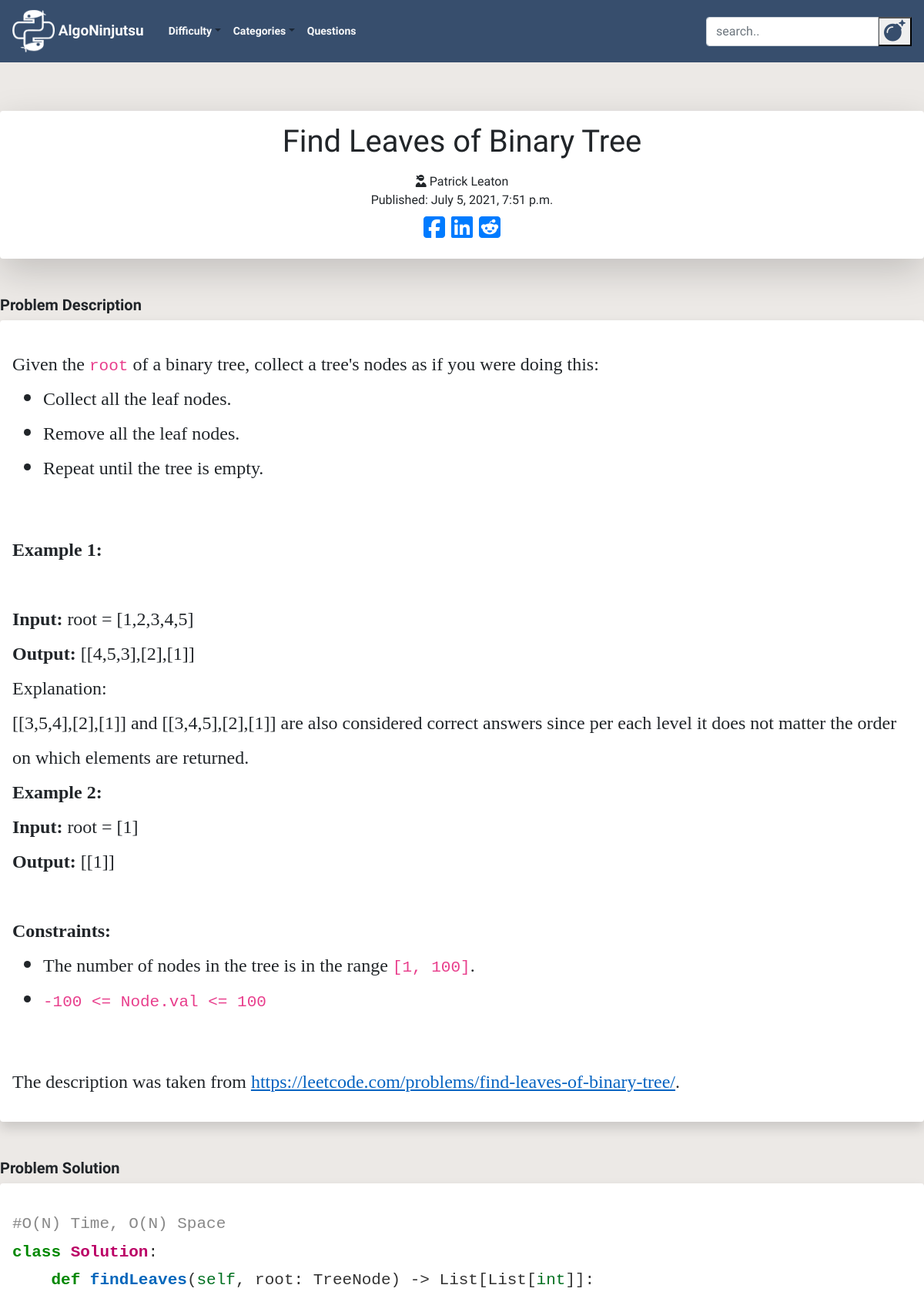
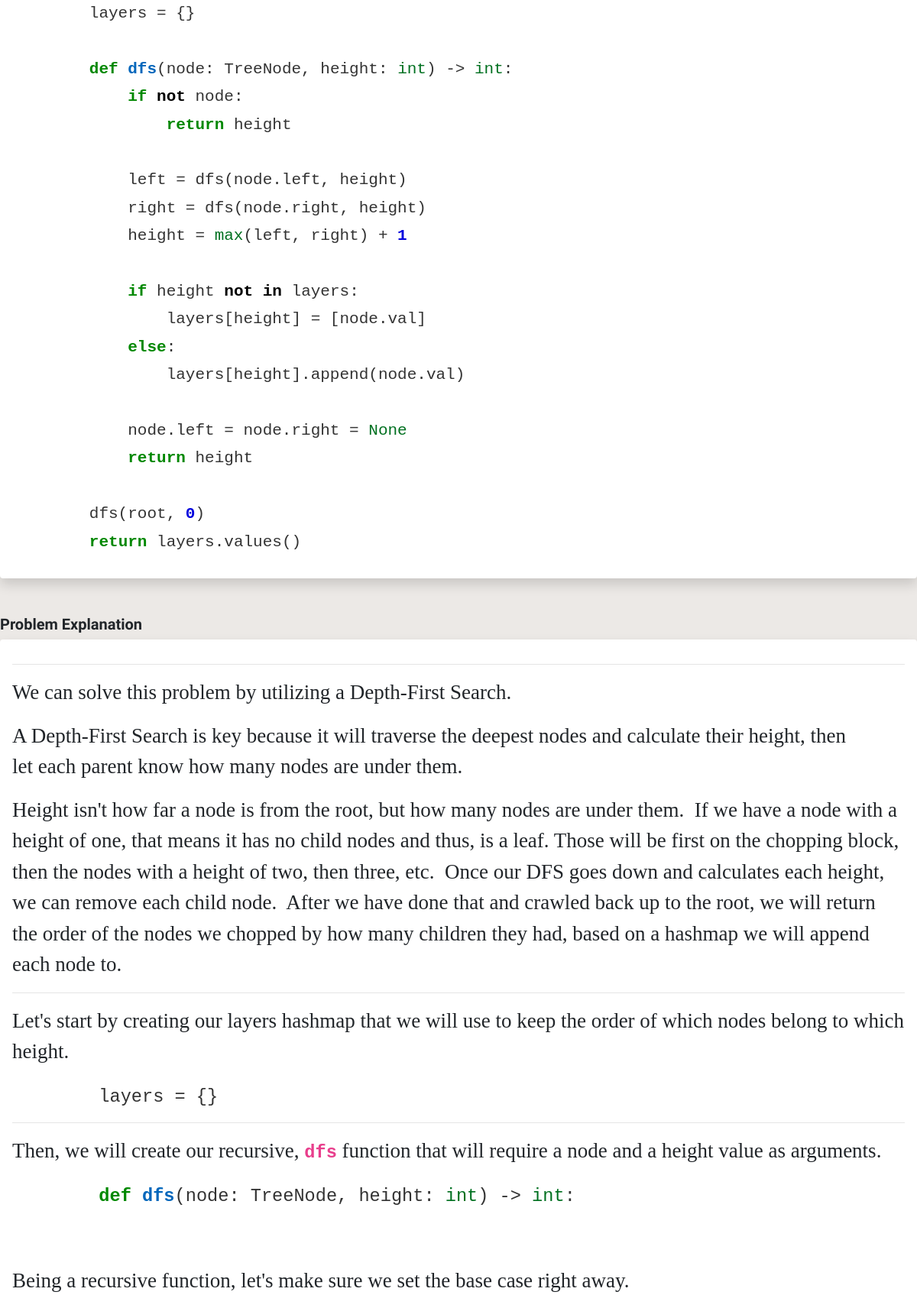
Screenshot of /post/197/ (upper part) with the database file from the repository (2 pictures, top to bottom).
### blog/models.py (models this page shows, shortened)
class Post(models.Model):
    author = models.TextField()
    title = RichTextField()
    category = models.TextField(choices = CATEGORY_CHOICES, default = 'arrays')
    alt_category = models.TextField(choices = CATEGORY_CHOICES, blank=True, null = True)
    difficulty = models.TextField(choices = DIFFICULTY_CHOICES, default = 'easy')
    description = RichTextField()
    text = RichTextField()
    explanation = RichTextField()
    additional_notes = RichTextField(blank=True, null = True)
    published_date = models.DateTimeField(blank=True, null=True)

### blog/views.py (the view)
# urls.py: path('post/<int:pk>/', views.PostDetailView.as_view(), name='post_detail'),
class PostDetailView(DetailView):
    model = Post

### blog/static/templates/blog/post_detail.html (shortened to what this page needs)
{% extends 'blog/base.html' %}
{% block content %}
<div class="pops col-md-12">
  <div class="detail_title shadow-lg p-3 mb-5 bg-white rounded">
    <div align="center">
      <h1 class="posttitle">{{post.title|safe}}</h1>
      <i class="fas fa-user-ninja"></i>
      {{post.author}}
    </div>
    {% if post.published_date %}
    <div class="date postdate">
      Published: {{ post.published_date }}
    </div>
    {% else %}
    <a class="btn btn-default" href="{% url 'post_publish' pk=post.pk%}">Publish</a>
    {% endif %}
    <div class="fa-2x social_links" align="center">
      <a href="https://www.facebook.com/sharer/sharer.php?u={{request.build_absolute_uri}}">
        <i class="fab fa-facebook-square"></i>
      </a>
        <a href="https://www.linkedin.com/shareArticle?mini=true&url={{request.build_absolute_uri}}&title=AlgoNinjutsu&summary=Check%20out%20this%20article%20from%20Gaijin%20Gaming%20&source={{request.build_absolute_uri}}">
        <i class="fab fa-linkedin"></i>
      </a>
      <a href="http://www.reddit.com/submit?url={{request.build_absolute_uri}}&title=Check%20out%20this%20article%20from%20AlgoNinjutsu">
        <i class="fab fa-reddit-square"></i>
      </a>
     </div>
  </div>
<h5><b>Problem Description</b></h5>
  <div class="postdescription shadow p-3 mb-5 bg-white rounded">
      <p>{{ post.description|safe}}</p>
  </div>
<h5><b>Problem Solution</b></h5>
  <div class="posttext shadow p-3 mb-5 bg-white rounded">
      <p>{{ post.text|safe}}</p>
  </div>
<h5><b>Problem Explanation</b></h5>
<div class="postexplanation shadow p-3 mb-5 bg-white rounded">
    <p>{{ post.explanation|safe}}</p>
</div>
  </div>
  {% endblock %}

### blog/static/css/blog.css (style rules this page uses)
body { font-family: 'Special Elite', cursive; background: #ECE9E6; background: -webkit-linear-gradient(to bottom, #FFFFFF, #ECE9E6); overflow-x: hidden; max-width: 100%; }
.postdate { text-align: center; }
.posttext { font-family: Calibri; font-size: 2vmin !important; }
.postdescription { font-family: Calibri; font-size: 2.5vmin !important; }
.postexplanation { font-family: Calibri; font-size: 2.25vmin !important; }

### rows the page displays
Post: title "Find Leaves of Binary Tree", author "Patrick Leaton", published_date "July 5, 2021, 7:51 p.m.", description "Given the root of a binary tree, collect a tree's nodes as if you were doing this: Collect all the leaf nodes. Remove all the leaf nodes. Repeat until the tree is empty. Example 1: Input: root = [1,2,3,4,5] Output: [[4,5,3],[2],[1]] Explanation: [[3,5,4],[2],[1]] and [[3,4,5],[2],[1]] are also considered correct answers since per each level it does not matter the order on which elements are returned. Example 2: Input: root = [1] Output: [[1]] Constraints: The number of nodes in the tree is in the range [1, 100] . -100 <= Node.val <= 100 The description was taken from https://leetcode.com/problems/find-leaves-of-binary-tree/ .", text "#O(N) Time, O(N) Space class Solution : def findLeaves ( self , root: TreeNode) -> List[List[ int ]]: layers = {} def dfs (node: TreeNode, height: int ) -> int : if not node: return height left = dfs(node.left, height) right = dfs(node.right, height) height = max (left, right) + 1 if height not in layers: layers[height] = [node.val] else : layers[height].append(node.val) node.left = node.right = None return height dfs(root, 0 ) return layers.values()", explanation "We can solve this problem by utilizing a Depth-First Search. A Depth-First Search is key because it will traverse the deepest nodes and calculate their height, then let each parent know how many nodes are under them. Height isn't how far a node is from the root, but how many nodes are under them. If we have a node with a height of one, that means it has no child nodes and thus, is a leaf. Those will be first on the chopping block, then the nodes with a height of two, then three, etc. Once our DFS goes down and calculates each height, we can remove each child node. After we have done that and crawled back up to the root, we will return the order of the nodes we chopped by how many children…"
